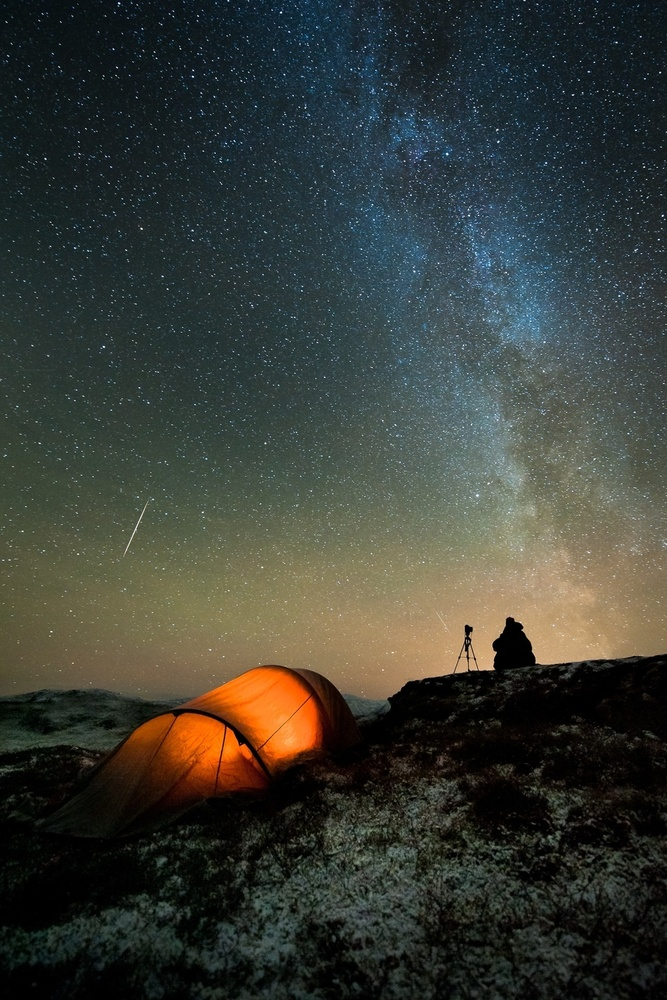
#> input picture openCV_intro/galaxy.jpg, 667 x 1000 px, shrunk from 990 x 1485 before the run, given in place of smallgray.png, which was not available
$ jupyter execute --allow-errors images.ipynb
#> lines starting #> are read from the running program, lines starting #| are printed output that depends on the picture; pictures that were not available may be replaced by others from this repository, and a replacement may not be noted
[cell 1]
import cv2

[cell 2]
im_g = cv2.imread('smallgray.png',0)
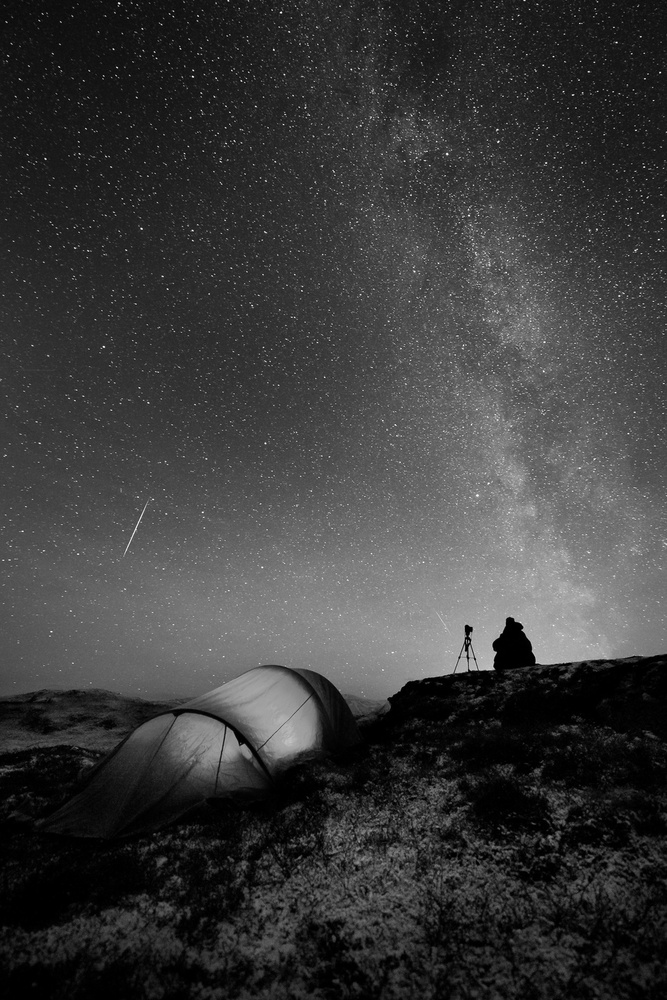
#> im_g: shape (1000, 667); min 0, max 255, mean 58.5

[cell 3]
im_g

[cell 4]
im2 = cv2.imread('smallgray.png',1)
#> im2 is the input picture: shape (1000, 667, 3); mean B, G, R 53.4, 60.3, 56.8

[cell 5]
im2

[cell 6]
cv2.imwrite('new_image_grey.png',im_g)
#> Out = True

[cell 7]
im3 = cv2.imread('diana.jpg',0)
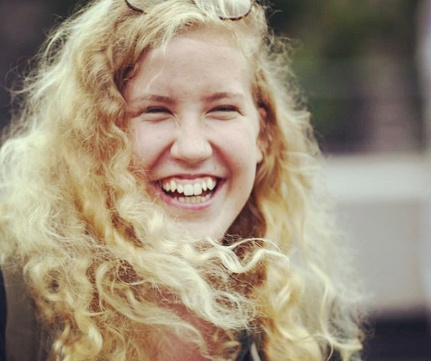
#> input picture data analysis with pandas/diana.jpg, 431 x 361 px, shrunk from 640 x 536 before the run
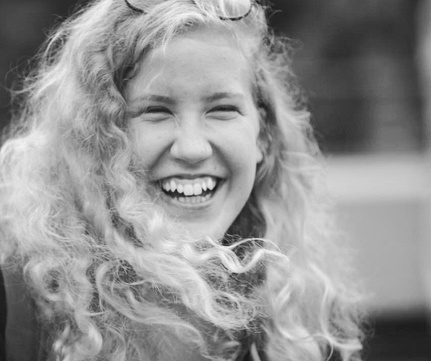
#> im3: shape (361, 431); min 23, max 246, mean 145.1

[cell 8]
cv2.imwrite('new_image_grey2.png',im3)
#> Out = True

[cell 9]
im3[1:4,0:2]
#> Out = [[57, 57], [57, 58], [58, 59]]

[cell 10]
im3.flat

[cell 11]
a = []
for i in im3.flat:
    a.append(i)
#> this loop made 155591 passes
#> i on passes 1 to 3: 57, 57, 58
#> after the loop, a = 155591 items

[cell 12]
len(a)
#> Out = 155591

[cell 13]
import numpy as np

[cell 14]
im3 = np.hstack((im_g,im_g))
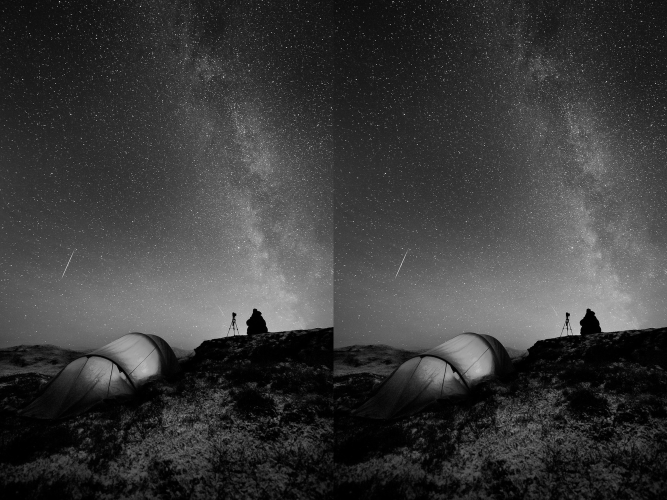
#> im3: shape (1000, 1334) (shown at 1/2 size); min 0, max 255, mean 58.5

[cell 15]
im3

[cell 16]
im_g

[cell 17]
im3 = np.vstack((im_g,im_g))
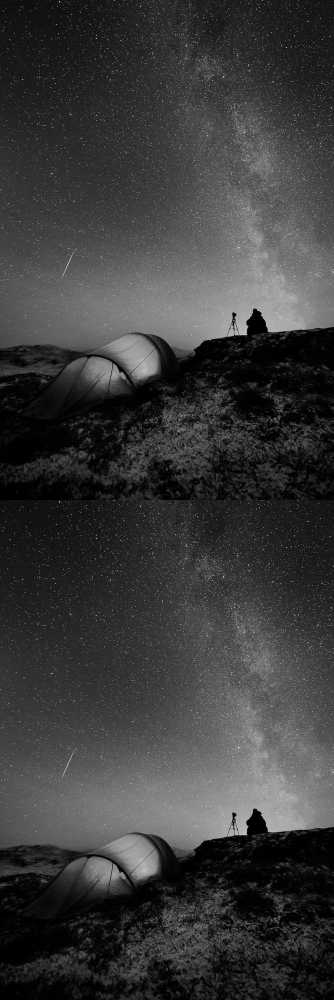
#> im3: shape (2000, 667) (shown at 1/2 size); min 0, max 255, mean 58.5
